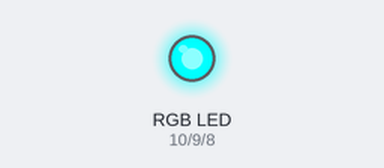
Recording of a sketch running on a simulated Arduino Uno, built with avr-gcc and run on an emulated ATmega328P. Shown: an RGB LED mixed from three pins (HIGH = lit).

Above: at 0.1 s.
At 3.1 s:
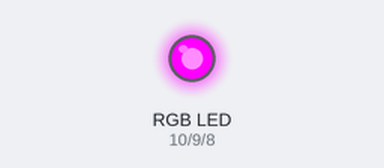
At 6.1 s:
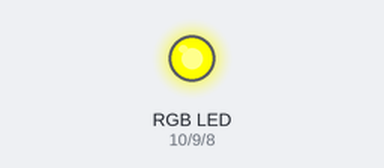
At 9.1 s:
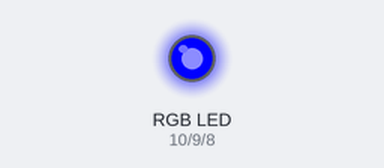
At 18.1 s:
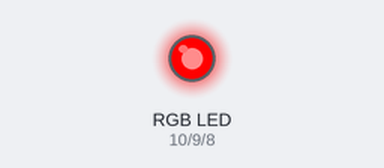
At 33.1 s:
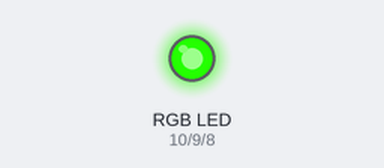
Timing chart, 0 to 40.0 s (numbered marks = the images above):
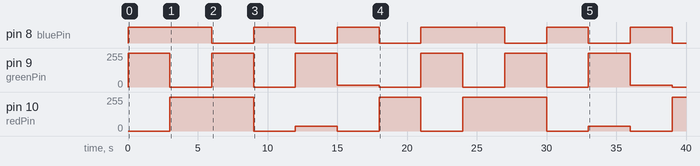

Measured:
- by itself, pin 8 (bluePin): LOW → HIGH at 0.00 s, → LOW 6.0 s later, → HIGH 3.0 s later, → LOW 3.0 s later, … (12 changes in this stretch)
- by itself, pin 10 (redPin): 0/255 → 255/255 at 3.0 s, → 0/255 6.0 s later, → 36/255 3.0 s later, → 0/255 3.0 s later, … (11 changes in this stretch)
- by itself, pin 9 (greenPin): 0/255 → 255/255 at 0.00 s, → 0/255 3.0 s later, → 255/255 3.0 s later, → 0/255 3.0 s later, … (14 changes in this stretch)

The sketch:

RGB_LED_TESTER.ino
```cpp
/*
Adafruit Arduino - Lesson 3. RGB LED
*/

const uint8_t PROGMEM gamma8[] = {
    0,  0,  0,  0,  0,  0,  0,  0,  0,  0,  0,  0,  0,  0,  0,  0,
    0,  0,  0,  0,  0,  0,  0,  0,  0,  0,  0,  0,  1,  1,  1,  1,
    1,  1,  1,  1,  1,  1,  1,  1,  1,  2,  2,  2,  2,  2,  2,  2,
    2,  3,  3,  3,  3,  3,  3,  3,  4,  4,  4,  4,  4,  5,  5,  5,
    5,  6,  6,  6,  6,  7,  7,  7,  7,  8,  8,  8,  9,  9,  9, 10,
   10, 10, 11, 11, 11, 12, 12, 13, 13, 13, 14, 14, 15, 15, 16, 16,
   17, 17, 18, 18, 19, 19, 20, 20, 21, 21, 22, 22, 23, 24, 24, 25,
   25, 26, 27, 27, 28, 29, 29, 30, 31, 32, 32, 33, 34, 35, 35, 36,
   37, 38, 39, 39, 40, 41, 42, 43, 44, 45, 46, 47, 48, 49, 50, 50,
   51, 52, 54, 55, 56, 57, 58, 59, 60, 61, 62, 63, 64, 66, 67, 68,
   69, 70, 72, 73, 74, 75, 77, 78, 79, 81, 82, 83, 85, 86, 87, 89,
   90, 92, 93, 95, 96, 98, 99,101,102,104,105,107,109,110,112,114,
  115,117,119,120,122,124,126,127,129,131,133,135,137,138,140,142,
  144,146,148,150,152,154,156,158,160,162,164,167,169,171,173,175,
  177,180,182,184,186,189,191,193,196,198,200,203,205,208,210,213,
  215,218,220,223,225,228,231,233,236,239,241,244,247,249,252,255 };


int redPin = 10;
int greenPin = 9;
int bluePin = 8;

//uncomment this line if using a Common Anode LED
#define COMMON_ANODE

void setup()
{
  pinMode(redPin, OUTPUT);
  pinMode(greenPin, OUTPUT);
  pinMode(bluePin, OUTPUT);
}

void loop()
{
  setColor(255, 0, 0);  // red
  delay(3000);
  setColor(0, 255, 0);  // green
  delay(3000);
  setColor(0, 0, 255);  // blue
  delay(3000);
  setColor(255, 255, 0);  // yellow
  delay(3000);
  setColor(128, 0, 128);  // purple
  delay(3000);
  setColor(255, 165, 0); // orange
  delay(3000);
  setColor(0, 255, 255);  // aqua
  delay(3000);
}

void setColor(int red, int green, int blue)
{
  #ifdef COMMON_ANODE
    red = 255 - red;
    green = 255 - green;
    blue = 255 - blue;
  #endif

  red = pgm_read_byte(&gamma8[red]);
  green = pgm_read_byte(&gamma8[green]);
  blue = pgm_read_byte(&gamma8[blue]);

  analogWrite(redPin, red);
  analogWrite(greenPin, green);
  analogWrite(bluePin, blue);
}
```
